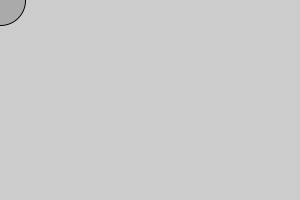
Frame 1 (no input)
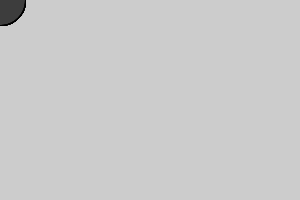
Frame 60 (the mouse pressed at the canvas centre just before this capture)
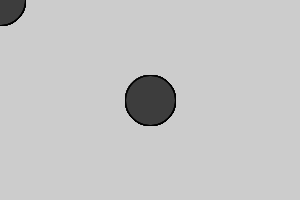
Frame 120 (the mouse held since frame 60 and released just before this capture)

The Processing sketch that drew these frames (run headless with seeded random() and noise(); from frame 60 on, the mouse is pressed at the canvas centre):

// Processing sketch: processing_106837
// ── processing_106837.pde

void setup() {
    size(300,200);
}

void draw() {
 fill(60,60);   
    ellipse(mouseX,mouseY,50,50);
}
